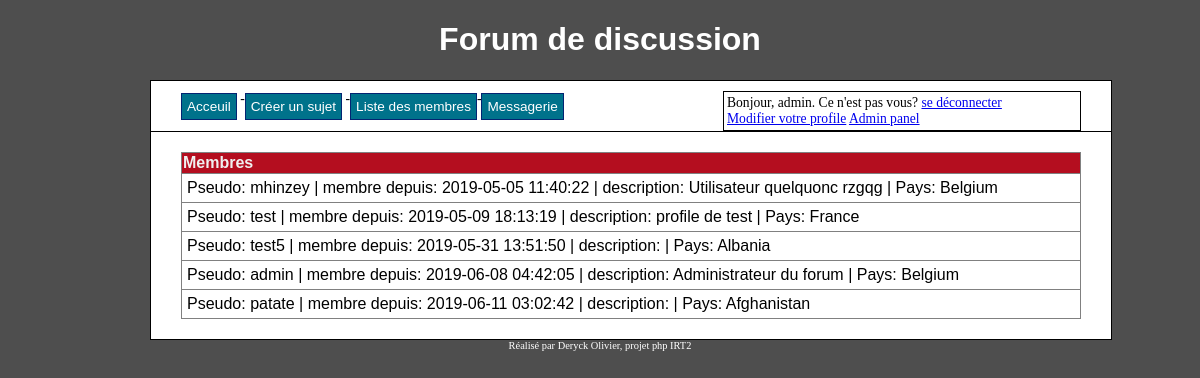
The app's page /codeSource/php/members_list.php (signed in) with its own data.
### tables this page shows
CREATE TABLE IF NOT EXISTS `users` (
  `user_id` int(8) NOT NULL AUTO_INCREMENT,
  `user_name` varchar(30) NOT NULL,
  `user_pass` varchar(255) NOT NULL,
  `user_email` varchar(255) NOT NULL,
  `profil_pic` varchar(260) NOT NULL DEFAULT 'default.png',
  `user_date` datetime NOT NULL,
  `user_level` int(8) NOT NULL DEFAULT '0',
  `description` varchar(300) DEFAULT NULL,
  `country` varchar(63) NOT NULL,
  PRIMARY KEY (`user_id`),
  UNIQUE KEY `user_name_unique` (`user_name`)
);

### codeSource/php/members_list.php (the view)
<?php
include 'connect.php';
include 'header.php';
if(!isset($_SESSION['signed_in']) or $_SESSION['signed_in'] == false){
	echo'Vous devez être connecté pour voir la liste des membres';
}
else{
	$sql=$con->query( 'SELECT user_name, profil_pic, user_date, description, country FROM users');
	$result = $sql->execute();
	if(!$result)
	{
		echo 'Aucun membre à afficher.' ;
	}
	else
	{
		if(($sql->fetchAll(PDO::FETCH_COLUMN)) == 0)
		{
			echo 'No members.';
		}
		else
		{
			echo '<table border="1">
                      <tr>
                        <th>Membres</th>
                      </tr>';
			$sql->execute();
			$results=$sql->fetchAll();
			foreach($results as $row)
			{
				echo '<tr>';
				echo '<td class="leftpart">';
				echo ' Pseudo: '. $row->user_name .'  |  membre depuis: ' . $row->user_date .'  |   description: '. $row->description .'  |   Pays: '. $row->country . '';
				echo '</td>';
			echo '</tr>';
			}
			echo'</table>';
		}
}}
include 'footer.php';
?>

### codeSource/css/style.css (style rules this page uses)
body { background-color: #4E4E4E; text-align: center; }
table { border-collapse: collapse; width: 100%; }
th { background-color: #B40E1F; color: #F0F0F0; }
td { padding: 5px; }
.leftpart { width: 70%; }

### records on screen
users: user_name "mhinzey", user_date "2019-05-05 11:40:22", description "Utilisateur quelquonc rzgqg", country "Belgium"
users: user_name "test", user_date "2019-05-09 18:13:19", description "profile de test", country "France"
users: user_name "test5", user_date "2019-05-31 13:51:50", country "Albania"
users: user_name "admin", user_date "2019-06-08 04:42:05", description "Administrateur du forum", country "Belgium"
users: user_name "patate", user_date "2019-06-11 03:02:42", country "Afghanistan"

### other values on screen
$_SESSION['user_name'] "admin"
